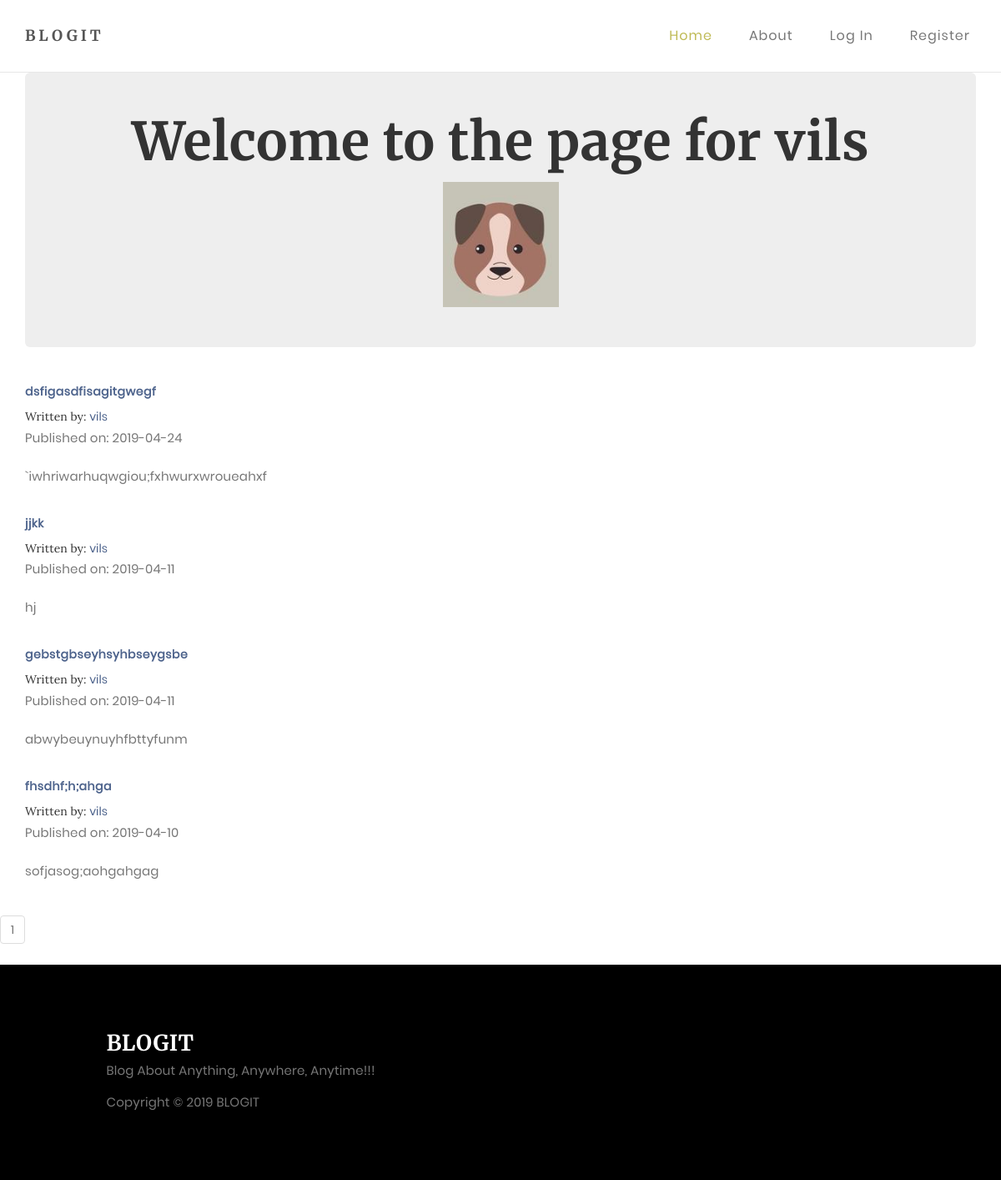
Page /vils on the committed database.
### blogit/models.py (models this page shows, shortened)
class User(db.Model, UserMixin):
    __tablename__ = 'users'
    id = db.Column(db.Integer, primary_key = True)
    profile_image = db.Column(db.String(20), nullable=False, default='default_profile.png')
    email = db.Column(db.String(64), unique=True, index=True)
    username = db.Column(db.String(64), unique=True, index=True)
    password_hash = db.Column(db.String(128))
    posts = db.relationship('BlogPost', backref='author', lazy=True)

class BlogPost(db.Model):
    users = db.relationship(User)
    id = db.Column(db.Integer, primary_key=True)
    user_id = db.Column(db.Integer, db.ForeignKey('users.id'), nullable=False)
    date = db.Column(db.DateTime, nullable=False, default=datetime.utcnow)
    title = db.Column(db.String(140), nullable=False)
    text = db.Column(db.Text, nullable=False)

### blogit/users/views.py (the view)
@users.route("/<username>")
def user_posts(username):
    page = request.args.get('page', 1, type=int)
    user = User.query.filter_by(username=username).first_or_404()
    blog_posts = BlogPost.query.filter_by(author=user).order_by(BlogPost.date.desc()).paginate(page=page, per_page=5)
    return render_template('user_blog_posts.html', blog_posts=blog_posts, user=user)

### blogit/templates/user_blog_posts.html (shortened to what this page needs)
{% extends "base.html" %}
{% block content %}
<div class="container">
  <div class="jumbotron">
    <div align='center'>
      <h1 >Welcome to the page for {{user.username}}</h1>
      <img align='center' src="{{ url_for('static', filename='profile_pics/' + user.profile_image) }}">
    </div>
  </div>
{% for post in blog_posts.items %}
          <h2><a href="{{ url_for('blog_posts.blog_post', blog_post_id=post.id) }}">{{ post.title }}</a></h2>
          Written by: <a href="{{ url_for('users.user_posts', username=post.author.username) }}">{{ post.author.username }}</a>
          <p class="text-muted">Published on: {{ post.date.strftime('%Y-%m-%d') }}</p>
          <br>
            <p>{{post.text}}</p>
          <br>
{% endfor %}
</div>
<nav aria-label="Page navigation example">
  <ul class="pagination justify-content-center">
    {% for page_num in blog_posts.iter_pages(left_edge=1, right_edge=1, left_current=1, right_current=2) %}
            {% if blog_posts.page == page_num %}
              <li class="page-item disabled">
                <a class="page-link" href="{{ url_for('users.user_posts', username=user.username, page=page_num) }}">{{ page_num }}</a></li>
            {% else %}
              <li class="page-item"><a class="page-link" href="{{ url_for('users.user_posts', username=user.username, page=page_num) }}">{{ page_num }}</a></li>
            {% endif %}
    {% endfor %}
</nav>
{% endblock %}

### blogit/templates/base.html (shortened to what this page needs)
<!DOCTYPE html>
<html lang="en">
<head>
<link rel="stylesheet" href="../static/css/bootstrap.min.css">
<link rel="stylesheet" href="../static/css/font-awesome.min.css">
<link rel="stylesheet" type="text/css" href="../static/fonts/font-awesome-4.7.0/css/font-awesome.min.css">
<link rel="stylesheet" type="text/css" href="../static/fonts/iconic/css/material-design-iconic-font.min.css">
<link rel="stylesheet" type="text/css" href="../static/vendor/animate/animate.css">
<link rel="stylesheet" type="text/css" href="../static/vendor/css-hamburgers/hamburgers.min.css">
<link rel="stylesheet" type="text/css" href="../static/vendor/animsition/css/animsition.min.css">
<link rel="stylesheet" type="text/css" href="../static/vendor/select2/select2.min.css">
<link rel="stylesheet" type="text/css" href="../static/css/util.css">
<link rel="stylesheet" type="text/css" href="../static/css/main.css">
<link rel="stylesheet" href="../static/css/style.css">
</head>
<body>
<div class="navbar navbar-default navbar-static-top" role="navigation">
     <div class="container">
          <div class="navbar-header">
               <a href="{{url_for('core.index')}}" class="navbar-brand">Blogit</a>
          </div>
          <div class="collapse navbar-collapse">
               <ul class="nav navbar-nav navbar-right">
                    <li class="active"><a href="{{url_for('core.index')}}">Home</a></li>
                    <li><a href="{{url_for('core.info')}}">About</a></li>
                    {% if current_user.is_authenticated %}
                    <li class="nav-link"><a href="{{ url_for('users.logout') }}">Log Out</a></li>
                    <li class="nav-link"><a href="{{ url_for('users.account')}}">Account</a></li>
                    <li class="nav-link"><a href="{{ url_for('blog_posts.create_post')}}">Create Post</a></li>
                    {% else %}
                    <li class="nav-link"><a href="{{ url_for('users.login')}}">Log In</a></li>
                    <li class="nav-link"><a href="{{ url_for('users.register')}}">Register</a></li>
                    {% endif %}
               </ul>
          </div>
  </div>
</div>
{% block content %}
{% endblock %}
<footer>
     <div class="container">
          <div class="row">
               <div class="col-md-5 col-md-offset-1 col-sm-6">
                    <h3>BLOGIT</h3>
                    <p>Blog About Anything, Anywhere, Anytime!!!</p>
                    <div class="footer-copyright">
                         <p>Copyright &copy; 2019 BLOGIT</p>
                    </div>
               </div>
          </div>
     </div>
</footer>
</body>
</html>

### blogit/static/css/main.css (style rules this page uses)
* { margin: 0px; padding: 0px; box-sizing: border-box; }
body, html { height: 100%; font-family: Poppins-Regular, sans-serif; }
a { font-family: Poppins-Regular; font-size: 14px; line-height: 1.7; color: #666666; margin: 0px; transition: all 0.4s; -webkit-transition: all 0.4s; -o-transition: all 0.4s; -moz-transition: all 0.4s; }
h1,h2,h3,h4,h5,h6 { margin: 0px; }
p { font-family: Poppins-Regular; font-size: 14px; line-height: 1.7; color: #666666; margin: 0px; }
ul, li { margin: 0px; list-style-type: none; }

### blogit/static/css/style.css (style rules this page uses)
body { background: #ffffff; font-family: 'Lora', serif; font-style: normal; font-weight: 300; overflow-x: hidden; }
h1,h2,h3,h4,h5,h6 { font-family: 'Merriweather', serif; font-style: normal; font-weight: bold; letter-spacing: 0.5px; }
h1 { font-size: 62px; padding-bottom: 14px; margin-bottom: 0px; }
h2 { font-size: 32px; }
h2,h3 { padding-bottom: 6px; }
h3 { font-size: 26px; }
p { color: #777; font-size: 15px; font-weight: 300; line-height: 26px; letter-spacing: 0.2px; }
html { -webkit-font-smoothing: antialiased; }
a { color: #4d638c; -webkit-transition: 0.5s; -o-transition: 0.5s; transition: 0.5s; text-decoration: none !important; }
* { -webkit-box-sizing: border-box; -moz-box-sizing: border-box; box-sizing: border-box; }
*:before, *:after { -webkit-box-sizing: border-box; -moz-box-sizing: border-box; box-sizing: border-box; }
.navbar-default { background: #ffffff; margin: 0 !important; padding: 18px 0; }
.navbar-default .navbar-brand { color: #555; font-family: 'Merriweather', serif; font-weight: bold; text-transform: uppercase; letter-spacing: 4px; margin: 0; }
.navbar-default .navbar-nav li a { color: #777; font-size: 16px; letter-spacing: 1px; -webkit-transition: all 0.4s ease-in-out; transition: all 0.4s ease-in-out; padding-right: 22px; padding-left: 22px; }
.navbar-default .navbar-nav li a:hover, .navbar-default .navbar-nav .active > a { color: #bfba55; }
.navbar-default .navbar-nav > .active > a, .navbar-default .navbar-nav > .active > a:hover, .navbar-default .navbar-nav > .active > a:focus { color: #bfba55; background-color: transparent; }
footer { background: #000; color: #ffffff; padding: 80px 0px; position: relative; }
footer .footer-copyright { padding-top: 12px; }

### rows in the picture
User: username "vils", profile_image (placeholder picture)
BlogPost: title "dsfigasdfisagitgwegf", author.username "vils", date "2019-04-24", text "`iwhriwarhuqwgiou;fxhwurxwroueahxf"
BlogPost: title "jjkk", author.username "vils", date "2019-04-11", text "hj"
BlogPost: title "gebstgbseyhsyhbseygsbe", author.username "vils", date "2019-04-11", text "abwybeuynuyhfbttyfunm"
BlogPost: title "fhsdhf;h;ahga", author.username "vils", date "2019-04-10", text "sofjasog;aohgahgag"

### other values in the picture
{{ page_num }} "1"
